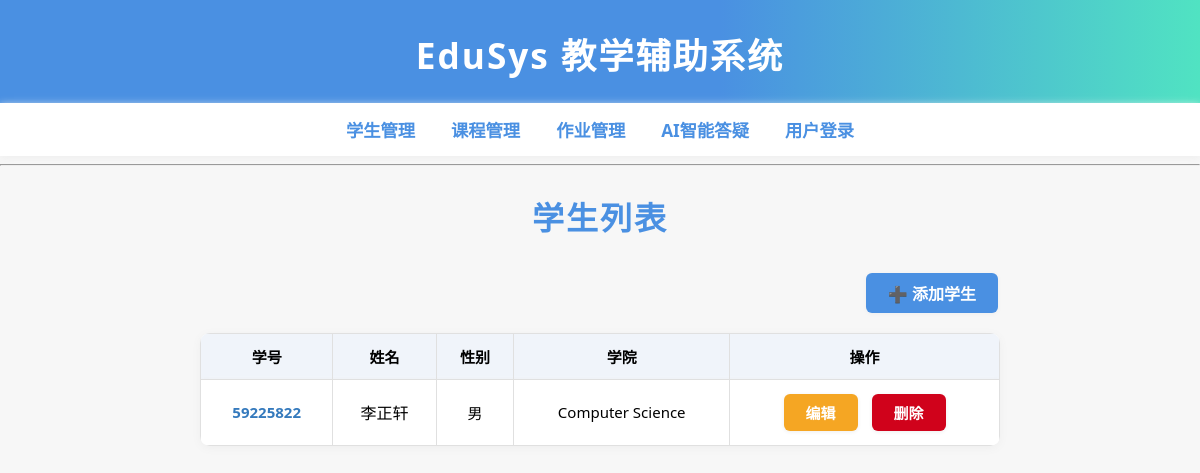
/students/, run on an earlier commit of the app's database.
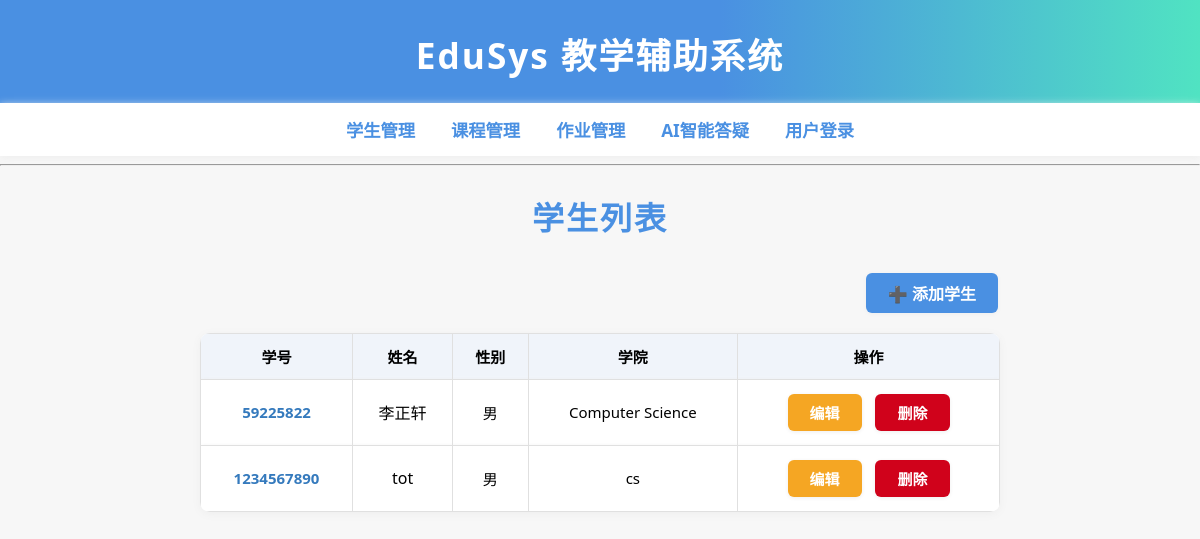
And on a later commit of the database.
### students/models.py (models this page shows, shortened)
class Student(models.Model):
	student_id = models.CharField(max_length=20, unique=True, verbose_name='学号')
	name = models.CharField(max_length=50, verbose_name='姓名')
	gender = models.CharField(max_length=10, choices=[('男', '男'), ('女', '女')], verbose_name='性别')
	college = models.CharField(max_length=100, verbose_name='学院')

### students/views.py (the view)
# urls.py: path('', views.student_list, name='student_list'),
def student_list(request):
	students = Student.objects.all()
	return render(request, 'students/student_list.html', {'students': students})

### students/templates/students/student_list.html
{% extends 'base.html' %}
{% block content %}
<h2 style="text-align:center;font-size:2rem;color:#4a90e2;margin-bottom:32px;letter-spacing:2px;">学生列表</h2>
{% if not request.user.is_authenticated or request.user.is_superuser or request.user.is_staff %}
<div style="max-width:1100px;margin:auto;display:flex;justify-content:flex-end;margin-bottom:18px;">
    <a class="btn" href="{% url 'student_add' %}" style="font-size:16px;">➕ 添加学生</a>
</div>
{% endif %}
<table class="table" style="margin-top:0;">
    <thead>
        <tr>
            <th>学号</th>
            <th>姓名</th>
            <th>性别</th>
            <th>学院</th>
            <th>操作</th>
        </tr>
    </thead>
    <tbody>
    {% for student in students %}
        <tr style="background:#fff;box-shadow:0 1px 4px #eee;">
            <td style="font-weight:bold;color:#357abd;">{{ student.student_id }}</td>
            <td style="font-size:16px;">{{ student.name }}</td>
            <td>{{ student.gender }}</td>
            <td>{{ student.college }}</td>
            <td>
                {% if not request.user.is_authenticated or request.user.is_superuser or request.user.is_staff %}
                <a class="btn-edit" href="{% url 'student_edit' student.pk %}" style="margin-right:8px;">编辑</a>
                <a class="btn-delete" href="{% url 'student_delete' student.pk %}">删除</a>
                {% endif %}
            </td>
        </tr>
    {% empty %}
        <tr><td colspan="5" style="color:#aaa;font-size:15px;text-align:center;padding:24px 0;">暂无学生信息</td></tr>
    {% endfor %}
    </tbody>
</table>
{% endblock %}

### students/templates/base.html (shortened to what this page needs)
<!DOCTYPE html>
<html>
<head>
</head>
<body>
    <h1>EduSys 教学辅助系统</h1>
    {% if '/users/login/' not in request.path and '/users/register/' not in request.path %}
    <nav>
        <a href="/students/">学生管理</a>
        <a href="/courses/">课程管理</a>
        <a href="/assignments/">作业管理</a>
        <a href="/agents/ai-assistant/">AI智能答疑</a>
        {% if request.user.is_authenticated %}
            <span style="margin-right:20px;">当前用户：{{ request.user.username }}</span>
            <a href="/users/logout/" class="btn-cancel">注销</a>
        {% else %}
            <a href="/users/login/">用户登录</a>
        {% endif %}
    </nav>
    {% endif %}
    <hr>
    <div style="max-width: 800px; margin: auto;">
        {% block content %}{% endblock %}
    </div>
</body>
</html>

### students/templates/base.html (style rules this page uses)
body { font-family: 'Segoe UI', Arial, sans-serif; background: #f7f7f7; margin: 0; padding: 0; }
h1 { background: linear-gradient(90deg,#4a90e2 60%,#50e3c2 100%); color: #fff; padding: 28px 0 24px 0; margin: 0; text-align:center; font-size:2.2rem; letter-spacing:2px; box-shadow:0 2px 12px #e0eafc; }
nav { background: #fff; padding: 14px 32px; box-shadow:0 2px 8px #eee; display:flex;align-items:center;justify-content:center;flex-wrap:wrap; }
nav a { margin: 0 18px; color: #4a90e2; text-decoration: none; font-weight: bold; font-size: 1.08rem; transition: color 0.2s; }
.table { width: 100%; max-width:1000px; border-collapse: collapse; background: #fff; margin: 32px auto 0 auto; box-shadow:0 2px 8px #eee; border-radius:10px; overflow:hidden; }
.table th, .table td { border: 1px solid #e0e0e0; padding: 12px; text-align: center; font-size:15px; }
.table th { background: #f0f4fa; font-weight:bold; }
.btn, .btn-edit, .btn-delete, .btn-cancel { display: inline-block; padding: 8px 22px; margin: 2px; border-radius: 6px; text-decoration: none; font-size: 15px; font-weight:bold; box-shadow:0 1px 4px #eee; border:none; transition:background 0.2s; }
.btn { background: #4a90e2; color: #fff; }
.btn-edit { background: #f5a623; color: #fff; }
.btn-delete { background: #d0021b; color: #fff; }

What changed in the data, as far as the page shows it:
added Student: student_id "1234567890", name "tot", gender "男", college "cs"
